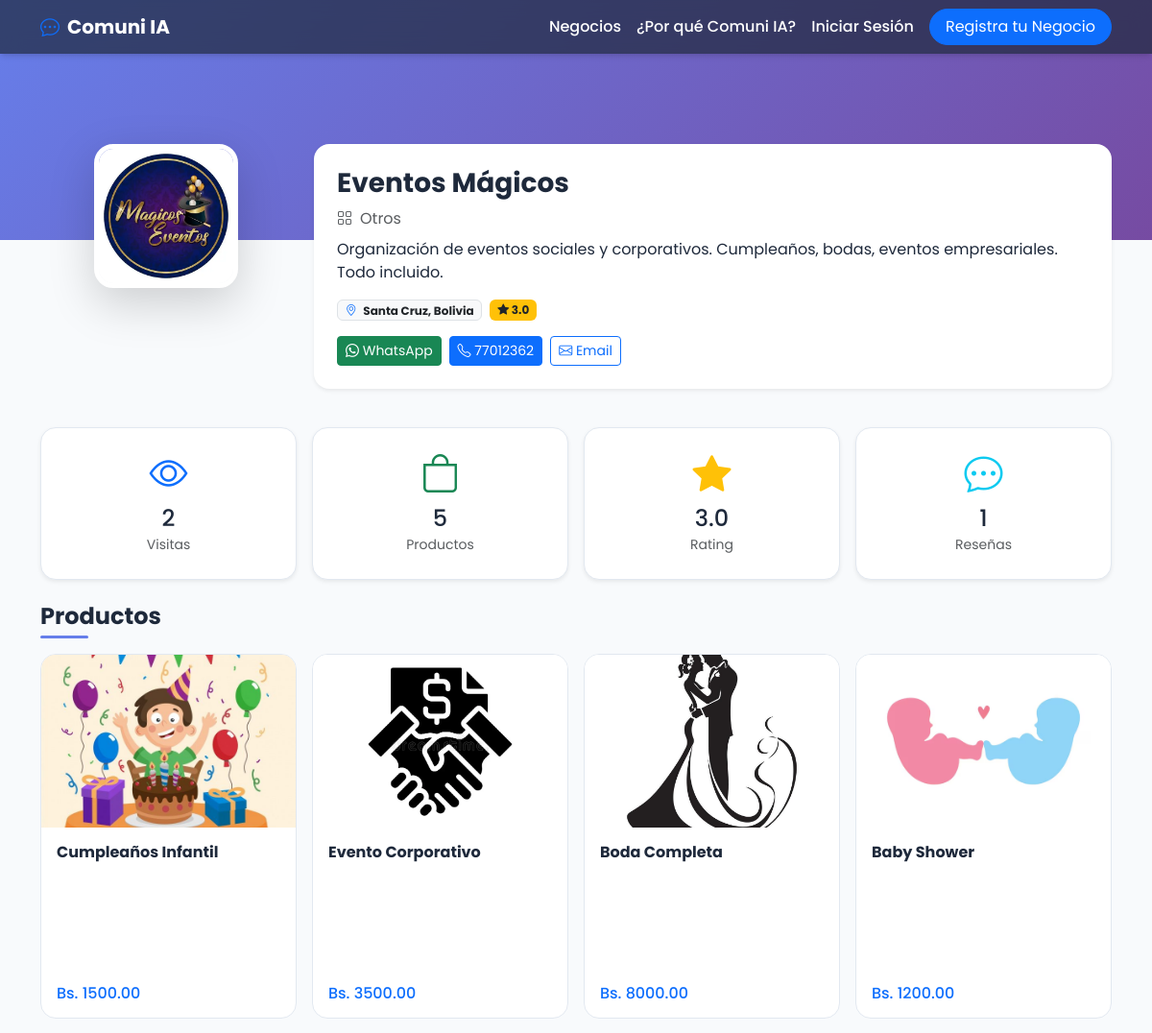
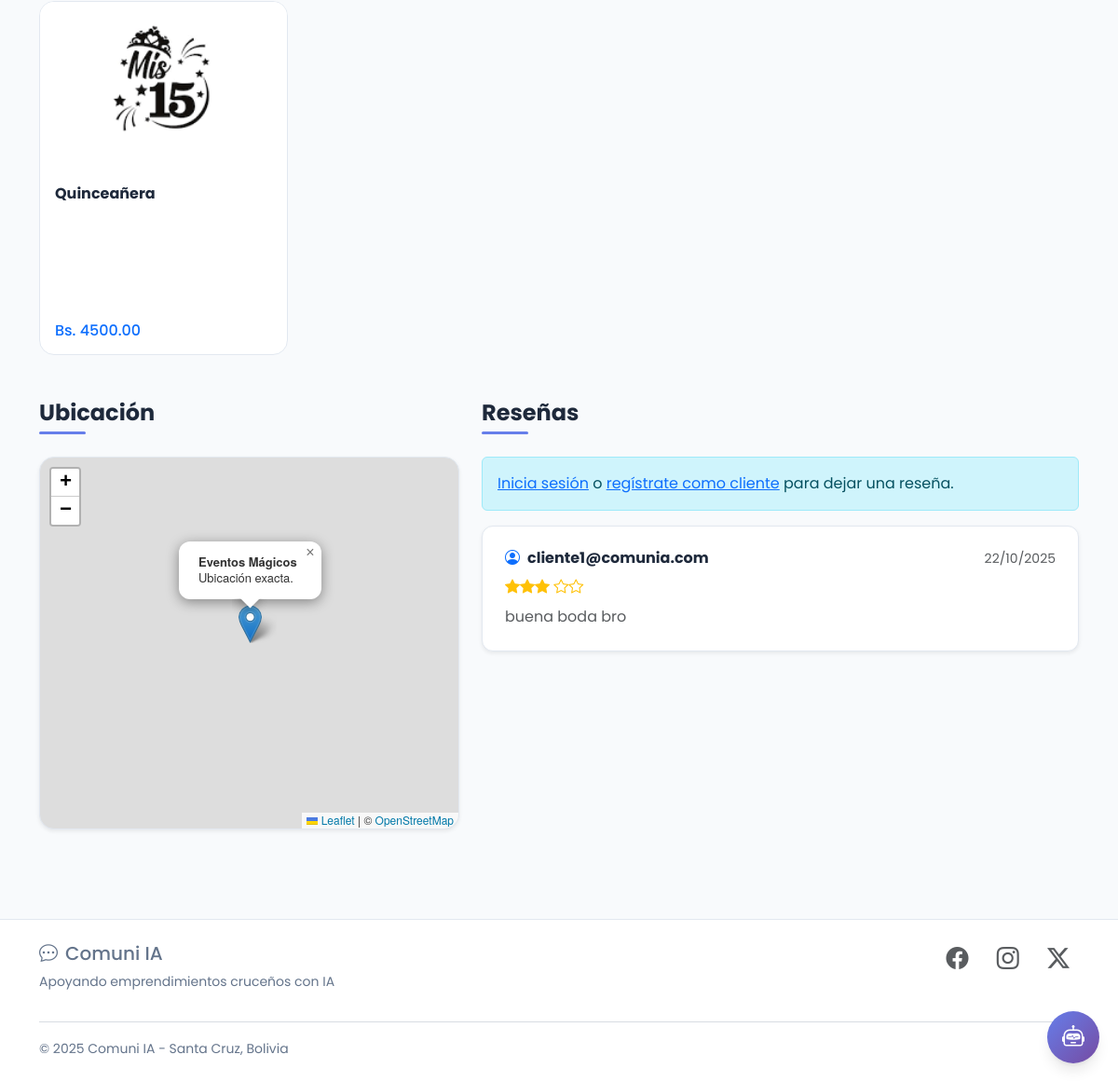
The app's page /profile/18 with its own data (2 pictures, top to bottom).
### app.py (models this page shows)
class Business(db.Model):
    __tablename__ = 'businesses'
    id = db.Column(db.Integer, primary_key=True)
    name = db.Column(db.String(160), nullable=False)
    description = db.Column(db.Text, nullable=False)
    logo = db.Column(db.String(500), nullable=True)  # Ruta relativa a static/uploads
    location = db.Column(db.String(160), nullable=False, default="Santa Cruz, Bolivia")
    category = db.Column(db.String(100), nullable=False, default="Servicios")
    phone = db.Column(db.String(20), nullable=True)
    nit = db.Column(db.String(20), nullable=True)  # NUEVO CAMPO
    latitude = db.Column(db.Float, nullable=True)
    longitude = db.Column(db.Float, nullable=True)
    email = db.Column(db.String(120), nullable=True)
    whatsapp = db.Column(db.String(20), nullable=True)
    reviews = db.relationship('Review', backref='business', lazy=True, cascade="all, delete-orphan")
    products = db.relationship('Product', backref='business', lazy=True, cascade="all, delete-orphan")
    favorited_by = db.relationship('User', secondary=favorites, lazy='subquery', backref=db.backref('favorite_businesses', lazy=True))
    viewed_by = db.relationship('User', secondary=business_views, lazy='subquery', backref=db.backref('viewed_businesses', lazy=True))
    is_active = db.Column(db.Boolean, default=True, nullable=False)

class Product(db.Model):
    __tablename__ = 'products'
    id = db.Column(db.Integer, primary_key=True)
    business_id = db.Column(db.Integer, db.ForeignKey('businesses.id'), nullable=False)
    name = db.Column(db.String(160), nullable=False)
    description = db.Column(db.Text, nullable=True)  # Descripción detallada del producto
    price = db.Column(db.Float, nullable=False)
    image_url = db.Column(db.String(500), nullable=True)  # Ruta relativa a static/uploads

class Review(db.Model):
    __tablename__ = 'reviews'
    id = db.Column(db.Integer, primary_key=True)
    business_id = db.Column(db.Integer, db.ForeignKey('businesses.id'), nullable=False)
    author = db.Column(db.String(120), nullable=False)
    rating = db.Column(db.Integer, nullable=False)
    comment = db.Column(db.Text, nullable=False)
    created_at = db.Column(db.DateTime, default=db.func.now())
    def to_dict(self):
        return {
            'id': self.id,
            'author': self.author,
            'rating': self.rating,
            'comment': self.comment,
            'created_at': self.created_at.strftime('%d/%m/%Y') if self.created_at else None
        }

### app.py (the view, shortened to what this page needs)
@app.route('/profile/<int:id>', strict_slashes=False)
def profile(id):
    business = Business.query.get_or_404(id)
    products = Product.query.filter_by(business_id=id).all()
    reviews_query = Review.query.filter_by(business_id=id).order_by(Review.created_at.desc()).all()
    avg_rating = db.session.query(db.func.avg(Review.rating)).filter_by(business_id=id).scalar() or 0
    is_owner = False
    is_favorited = False
    view_count = len(business.viewed_by)
    return render_template('profile.html', business=business, products=products,
                         reviews=[r.to_dict() for r in reviews_query],
                         avg_rating=round(avg_rating, 1), view_count=view_count,
                         is_owner=is_owner,
                         is_favorited=is_favorited)

### templates/profile.html (shortened to what this page needs)
{% extends "layout.html" %}
{% block head_extra %}
  <link rel="stylesheet" href="https://unpkg.com/leaflet@1.9.4/dist/leaflet.css"/>
{% endblock %}
{% block content %}
<div data-business-id="{{ business.id }}" data-is-owner="{{ 'true' if is_owner else 'false' }}" data-latitude="{{ business.latitude or '' }}" data-longitude="{{ business.longitude or '' }}">
<div class="profile-banner" style="background-image: linear-gradient(135deg, #667eea 0%, #764ba2 100%);"></div>
<div class="container pb-5">
  <div class="profile-header">
    <div class="row">
      <div class="col-md-3 text-center mb-3 position-relative">
        {% if business.logo %}
        <img src="{{ url_for('static', filename='uploads/' + business.logo) }}" class="profile-avatar shadow-lg mx-auto">
        {% else %}
        <div class="profile-avatar shadow-lg mx-auto d-flex align-items-center justify-content-center bg-light">
          <i class="bi bi-shop display-4 text-muted"></i>
        </div>
        {% endif %}
      </div>
      <div class="col-md-9">
        <div class="bg-white rounded-4 shadow-sm p-4 h-100">
          <div class="d-flex justify-content-between align-items-start">
            <div>
              <h1 class="h3 fw-bold mb-2">{{ business.name }}</h1>
            </div>
          </div>
          <p class="text-muted mb-2"><i class="bi bi-grid me-2"></i>{{ business.category }}</p>
          <p class="mb-3">{{ business.description }}</p>
          <div class="d-flex gap-2 flex-wrap mb-3">
            <span class="badge bg-light text-dark border"><i class="bi bi-geo-alt text-primary me-1"></i> {{ business.location }}</span>
            <span class="badge bg-warning text-dark"><i class="bi bi-star-fill"></i> {{ avg_rating if avg_rating > 0 else 'Nuevo' }}</span>
          </div>
          <div class="d-flex gap-2 flex-wrap">
            {% if business.whatsapp %}
            <a href="https://wa.me/{{ business.whatsapp }}" target="_blank" class="btn btn-success btn-sm">
              <i class="bi bi-whatsapp"></i> WhatsApp
            </a>
            {% endif %}
            {% if business.phone %}
            <a href="tel:{{ business.phone }}" class="btn btn-primary btn-sm">
              <i class="bi bi-telephone"></i> {{ business.phone }}
            </a>
            {% endif %}
            {% if business.email %}
            <a href="mailto:{{ business.email }}" class="btn btn-outline-primary btn-sm">
              <i class="bi bi-envelope"></i> Email
            </a>
            {% endif %}
          </div>
        </div>
      </div>
    </div>
  </div>
  <div class="row g-3 my-4">
    <div class="col-md-3 col-6">
      <div class="stats-box shadow-sm">
        <i class="bi bi-eye display-6 text-primary"></i>
        <h4 class="mt-2 mb-0">{{ view_count }}</h4>
        <small class="text-muted">Visitas</small>
      </div>
    </div>
    <div class="col-md-3 col-6">
      <div class="stats-box shadow-sm">
        <i class="bi bi-bag display-6 text-success"></i>
        <h4 class="mt-2 mb-0">{{ products|length }}</h4>
        <small class="text-muted">Productos</small>
      </div>
    </div>
    <div class="col-md-3 col-6">
      <div class="stats-box shadow-sm">
        <i class="bi bi-star-fill display-6 text-warning"></i>
        <h4 class="mt-2 mb-0">{{ avg_rating if avg_rating > 0 else 'N/A' }}</h4>
        <small class="text-muted">Rating</small>
      </div>
    </div>
    <div class="col-md-3 col-6">
      <div class="stats-box shadow-sm">
        <i class="bi bi-chat-dots display-6 text-info"></i>
        <h4 class="mt-2 mb-0">{{ reviews|length }}</h4>
        <small class="text-muted">Reseñas</small>
      </div>
    </div>
  </div>
  <section class="mb-5">
    <div class="d-flex justify-content-between align-items-center mb-3">
      <h2 class="section-title mb-0">Productos</h2>
    </div>
    <div id="products-list" class="row g-3">
      {% if products %}
        {% for product in products %}
        <div class="col-lg-3 col-md-4 col-sm-6 col-12">
          <div class="product-card-new" data-product-id="{{ product.id }}">
            <div class="product-card-inner">
              <div class="product-card-front">
                {% if product.image_url %}
                <img src="{{ url_for('static', filename='uploads/' + product.image_url) }}" class="product-img-new">
                {% else %}
                <div class="product-img-new bg-light d-flex align-items-center justify-content-center">
                  <i class="bi bi-image display-4 text-muted"></i>
                </div>
                {% endif %}
                <div class="p-3">
                  <h6 class="fw-bold mb-2">{{ product.name }}</h6>
                  <div class="d-flex justify-content-between align-items-center">
                    <span class="h6 text-primary mb-0">Bs. {{ "%.2f"|format(product.price) }}</span>
                  </div>
                </div>
              </div>
              <div class="product-card-back">
                <div class="d-flex justify-content-between align-items-start mb-3">
                  <h6 class="fw-bold mb-0">{{ product.name }}</h6>
                </div>
                <div class="product-description small">
                  {% if product.description %}
                  <p class="mb-3">{{ product.description }}</p>
                  {% else %}
                  <p class="text-muted">Sin descripción disponible</p>
                  {% endif %}
                </div>
                <div class="mt-auto">
                  <div class="d-flex justify-content-between align-items-center">
                    <span class="h6 text-primary mb-0">Bs. {{ "%.2f"|format(product.price) }}</span>
                  </div>
                </div>
              </div>
            </div>
          </div>
        </div>
        {% endfor %}
      {% endif %}
    </div>
  </section>
  <section class="mt-5">
    <div class="row g-4">
      <div class="col-lg-5">
        <h2 class="section-title">Ubicación</h2>
        <div id="profileMap" class="map-container shadow-sm"></div>
      </div>
      <div class="col-lg-7">
        <h2 class="section-title">Reseñas</h2>
        {% if session.user_id and not is_owner %}
        <div class="card shadow-sm mb-4">
          <div class="card-body p-4">
            <h5 class="card-title">Deja tu opinión</h5>
            <form id="reviewForm">
              <div class="mb-3">
                <label class="form-label">Calificación</label>
                <div id="ratingStars" class="text-warning" style="cursor: pointer; font-size: 1.5rem;">
                  <i class="bi bi-star" data-value="1"></i>
                  <i class="bi bi-star" data-value="2"></i>
                  <i class="bi bi-star" data-value="3"></i>
                  <i class="bi bi-star" data-value="4"></i>
                  <i class="bi bi-star" data-value="5"></i>
                </div>
                <input type="hidden" name="rating" id="ratingInput" required>
              </div>
              <div class="mb-3">
                <label for="comment" class="form-label">Comentario</label>
                <textarea class="form-control" id="comment" name="comment" rows="3" required></textarea>
              </div>
              <button type="submit" class="btn btn-primary">Enviar Reseña</button>
            </form>
          </div>
        </div>
        {% elif not session.user_id %}
        <div class="alert alert-info">
          <a href="{{ url_for('login', next=request.url) }}">Inicia sesión</a> o
          <a href="{{ url_for('register_client') }}">regístrate como cliente</a> para dejar una reseña.
        </div>
        {% endif %}
        <div id="reviews-list">
          {% if reviews %}
            {% for review in reviews %}
            <div class="review-box shadow-sm mb-3">
              <div class="d-flex justify-content-between mb-2">
                <h6 class="fw-bold mb-0"><i class="bi bi-person-circle text-primary me-2"></i>{{ review.author }}</h6>
                <small class="text-muted">{{ review.created_at }}</small>
              </div>
              <div class="text-warning mb-2">
                {% for i in range(review.rating) %}<i class="bi bi-star-fill"></i>{% endfor %}
                {% for i in range(5 - review.rating) %}<i class="bi bi-star"></i>{% endfor %}
              </div>
              <p class="text-muted mb-0">{{ review.comment }}</p>
            </div>
            {% endfor %}
          {% else %}
          <div class="col-12 text-center py-5">
            <i class="bi bi-star display-1 text-muted"></i>
            <h5 class="mt-3">Sin reseñas</h5>
            <p class="text-muted">Sé el primero en dejar una reseña.</p>
          </div>
          {% endif %}
        </div>
      </div>
    </div>
  </section>
</div>
</div>
{% endblock %}

### templates/layout.html (shortened to what this page needs)
<!doctype html>
<html lang="es">
<head>
  <link href="https://cdn.jsdelivr.net/npm/bootstrap@5.3.3/dist/css/bootstrap.min.css" rel="stylesheet"/>
  <link href="{{ url_for('static', filename='css/styles.css') }}" rel="stylesheet"/>
  <link rel="stylesheet" href="https://cdn.jsdelivr.net/npm/bootstrap-icons@1.11.3/font/bootstrap-icons.css">
  {% block head_extra %}{% endblock %}
</head>
<body>
<nav class="navbar navbar-expand-lg navbar-dark fixed-top navbar-main">
  <div class="container">
    <a class="navbar-brand fw-bold" href="{{ url_for('home') }}">
      <i class="bi bi-chat-dots text-primary me-2"></i>Comuni IA
    </a>
    <div class="collapse navbar-collapse" id="navbarNav">
      <ul class="navbar-nav ms-auto align-items-lg-center">
        <li class="nav-item"><a href="{{ url_for('home') }}#destacados" class="nav-link">Negocios</a></li>
        <li class="nav-item"><a href="{{ url_for('home') }}#sobre" class="nav-link">¿Por qué Comuni IA?</a></li>
        {% if session.user_id %}
        <li class="nav-item dropdown">
          <a class="nav-link dropdown-toggle" href="#" id="navbarDropdown" role="button" data-bs-toggle="dropdown" aria-expanded="false">
            <i class="bi bi-person-circle me-1"></i> {{ session.user_email }}
          </a>
          <ul class="dropdown-menu dropdown-menu-end" aria-labelledby="navbarDropdown">
            {% if session.user_role == 'admin' %}
            <li><a class="dropdown-item" href="{{ url_for('admin_dashboard') }}">Panel Admin</a></li>
            {% elif session.business_id %}
            <li><a class="dropdown-item" href="{{ url_for('profile', id=session.business_id) }}">Mi Perfil</a></li>
            {% endif %}
            <li><hr class="dropdown-divider"></li>
            <li><a class="dropdown-item" href="{{ url_for('logout') }}">Cerrar Sesión</a></li>
          </ul>
        </li>
        {% else %}
        <li class="nav-item"><a href="{{ url_for('login') }}" class="nav-link">Iniciar Sesión</a></li>
        <li class="nav-item ms-lg-2"><a href="{{ url_for('join') }}" class="btn btn-primary rounded-pill px-3">Registra tu Negocio</a></li>
        {% endif %}
      </ul>
    </div>
  </div>
</nav>
{% block content %}{% endblock %}
<footer class="main-footer">
  <div class="container">
    <div class="row">
      <div class="col-md-6">
        <h5><i class="bi bi-chat-dots me-2"></i>Comuni IA</h5>
        <p class="small">Apoyando emprendimientos cruceños con IA</p>
      </div>
      <div class="col-md-6 text-md-end">
        <a href="#" class="text-muted me-3"><i class="bi bi-facebook fs-4"></i></a>
        <a href="#" class="text-muted me-3"><i class="bi bi-instagram fs-4"></i></a>
        <a href="#" class="text-muted"><i class="bi bi-twitter-x fs-4"></i></a>
      </div>
    </div>
    <hr class="my-3">
    <small>&copy; 2025 Comuni IA - Santa Cruz, Bolivia</small>
  </div>
</footer>
{% include '_chatbot.html' %}
</body>
</html>

### templates/_chatbot.html (shortened to what this page needs)
<div id="chatbot-toggle" class="chatbot-btn">
    <i class="bi bi-robot"></i>
</div>

### records on screen
Business: logo (picture), name "Eventos Mágicos", category "Otros", description "Organización de eventos sociales y corporativos. Cumpleaños, bodas, eventos empresariales. Todo incluido.", location "Santa Cruz, Bolivia", phone "77012362"
Product: image_url (picture), name "Cumpleaños Infantil", price "1500.00"
Product: image_url (picture), name "Evento Corporativo", price "3500.00"
Product: image_url (picture), name "Boda Completa", price "8000.00"
Product: image_url (picture), name "Baby Shower", price "1200.00"
Product: image_url (picture), name "Quinceañera", price "4500.00"
Review: author "cliente1@comunia.com", created_at "22/10/2025", comment "buena boda bro"

### other values on screen
{{ avg_rating if avg_rating > 0 else 'Nuevo' }} "3.0"
{{ view_count }} "2"
{{ products|length }} "5"
{{ avg_rating if avg_rating > 0 else 'N/A' }} "3.0"
{{ reviews|length }} "1"
